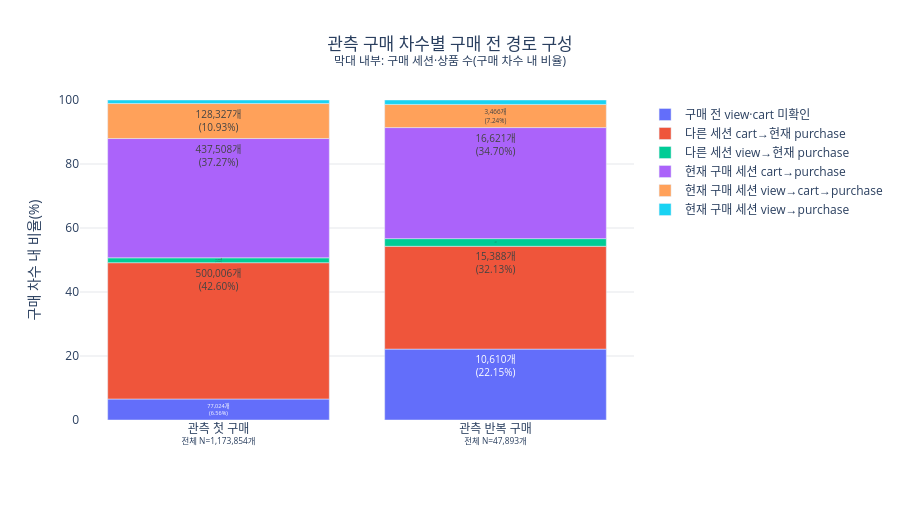

Here is the notebook cell this chart was saved with:
### Code cell
path_chart_data = path_overall.copy()
path_chart_data['표시라벨'] = path_chart_data.apply(
    lambda row: f"{int(row['구매_세션상품수']):,}개<br>({row['구매차수내_비율_pct']:.2f}%)", axis=1
)
path_order_totals = path_chart_data.groupby('구매차수')['구매_세션상품수'].sum()

fig = px.bar(
    path_chart_data,
    x='구매차수',
    y='구매차수내_비율_pct',
    color='구매경로',
    text='표시라벨',
    custom_data=['구매_세션상품수'],
    category_orders={'구매차수': ['관측 첫 구매', '관측 반복 구매']},
    title=(
        '관측 구매 차수별 구매 전 경로 구성<br>'
        '<sup>막대 내부: 구매 세션·상품 수(구매 차수 내 비율)</sup>'
    ),
)
fig.update_traces(
    texttemplate='%{text}',
    textposition='auto',
    textfont_size=10,
    hovertemplate='%{x} · %{fullData.name}<br>%{y:.2f}%<br>%{customdata[0]:,.0f}개<extra></extra>',
)
fig.update_layout(
    title_x=0.5,
    yaxis_title='구매 차수 내 비율(%)',
    xaxis_title='',
    yaxis_range=[0, 100],
    plot_bgcolor='white',
    legend_title_text='',
    height=520,
    margin=dict(t=100, b=100),
)
fig.update_xaxes(
    tickmode='array',
    tickvals=['관측 첫 구매', '관측 반복 구매'],
    ticktext=[
        f'{label}<br><sup>전체 N={int(path_order_totals[label]):,}개</sup>'
        for label in ['관측 첫 구매', '관측 반복 구매']
    ],
)
fig.update_yaxes(gridcolor='#E5E7EB')
fig.show()

### Figure 1 — Plotly figure (JSON) as saved in the notebook; plotly's stock layout.template omitted (floating-point values rounded to 4 significant figures)
{"data": [{"customdata": [[10610], [77024]], "hovertemplate": "%{x} · %{fullData.name}<br>%{y:.2f}%<br>%{customdata[0]:,.0f}개<extra></extra>", "legendgroup": "구매 전 view·cart 미확인", "marker": {"color": "#636efa", "pattern": {"shape": ""}}, "name": "구매 전 view·cart 미확인", "orientation": "v", "showlegend": true, "text": ["10,610개<br>(22.15%)", "77,024개<br>(6.56%)"], "textfont": {"size": 10}, "textposition": "auto", "texttemplate": "%{text}", "type": "bar", "x": ["관측 반복 구매", "관측 첫 구매"], "xaxis": "x", "y": [22.15, 6.562], "yaxis": "y"}, {"customdata": [[15388], [500006]], "hovertemplate": "%{x} · %{fullData.name}<br>%{y:.2f}%<br>%{customdata[0]:,.0f}개<extra></extra>", "legendgroup": "다른 세션 cart→현재 purchase", "marker": {"color": "#EF553B", "pattern": {"shape": ""}}, "name": "다른 세션 cart→현재 purchase", "orientation": "v", "showlegend": true, "text": ["15,388개<br>(32.13%)", "500,006개<br>(42.60%)"], "textfont": {"size": 10}, "textposition": "auto", "texttemplate": "%{text}", "type": "bar", "x": ["관측 반복 구매", "관측 첫 구매"], "xaxis": "x", "y": [32.13, 42.6], "yaxis": "y"}, {"customdata": [[1145], [17982]], "hovertemplate": "%{x} · %{fullData.name}<br>%{y:.2f}%<br>%{customdata[0]:,.0f}개<extra></extra>", "legendgroup": "다른 세션 view→현재 purchase", "marker": {"color": "#00cc96", "pattern": {"shape": ""}}, "name": "다른 세션 view→현재 purchase", "orientation": "v", "showlegend": true, "text": ["1,145개<br>(2.39%)", "17,982개<br>(1.53%)"], "textfont": {"size": 10}, "textposition": "auto", "texttemplate": "%{text}", "type": "bar", "x": ["관측 반복 구매", "관측 첫 구매"], "xaxis": "x", "y": [2.391, 1.532], "yaxis": "y"}, {"customdata": [[16621], [437508]], "hovertemplate": "%{x} · %{fullData.name}<br>%{y:.2f}%<br>%{customdata[0]:,.0f}개<extra></extra>", "legendgroup": "현재 구매 세션 cart→purchase", "marker": {"color": "#ab63fa", "pattern": {"shape": ""}}, "name": "현재 구매 세션 cart→purchase", "orientation": "v", "showlegend": true, "text": ["16,621개<br>(34.70%)", "437,508개<br>(37.27%)"], "textfont": {"size": 10}, "textposition": "auto", "texttemplate": "%{text}", "type": "bar", "x": ["관측 반복 구매", "관측 첫 구매"], "xaxis": "x", "y": [34.7, 37.27], "yaxis": "y"}, {"customdata": [[3466], [128327]], "hovertemplate": "%{x} · %{fullData.name}<br>%{y:.2f}%<br>%{customdata[0]:,.0f}개<extra></extra>", "legendgroup": "현재 구매 세션 view→cart→purchase", "marker": {"color": "#FFA15A", "pattern": {"shape": ""}}, "name": "현재 구매 세션 view→cart→purchase", "orientation": "v", "showlegend": true, "text": ["3,466개<br>(7.24%)", "128,327개<br>(10.93%)"], "textfont": {"size": 10}, "textposition": "auto", "texttemplate": "%{text}", "type": "bar", "x": ["관측 반복 구매", "관측 첫 구매"], "xaxis": "x", "y": [7.237, 10.93], "yaxis": "y"}, {"customdata": [[663], [13007]], "hovertemplate": "%{x} · %{fullData.name}<br>%{y:.2f}%<br>%{customdata[0]:,.0f}개<extra></extra>", "legendgroup": "현재 구매 세션 view→purchase", "marker": {"color": "#19d3f3", "pattern": {"shape": ""}}, "name": "현재 구매 세션 view→purchase", "orientation": "v", "showlegend": true, "text": ["663개<br>(1.38%)", "13,007개<br>(1.11%)"], "textfont": {"size": 10}, "textposition": "auto", "texttemplate": "%{text}", "type": "bar", "x": ["관측 반복 구매", "관측 첫 구매"], "xaxis": "x", "y": [1.384, 1.108], "yaxis": "y"}], "layout": {"barmode": "relative", "height": 520, "legend": {"title": {"text": ""}, "tracegroupgap": 0}, "margin": {"b": 100, "t": 100}, "plot_bgcolor": "white", "title": {"text": "관측 구매 차수별 구매 전 경로 구성<br><sup>막대 내부: 구매 세션·상품 수(구매 차수 내 비율)</sup>", "x": 0.5}, "xaxis": {"anchor": "y", "categoryarray": ["관측 첫 구매", "관측 반복 구매"], "categoryorder": "array", "domain": [0, 1], "tickmode": "array", "ticktext": ["관측 첫 구매<br><sup>전체 N=1,173,854개</sup>", "관측 반복 구매<br><sup>전체 N=47,893개</sup>"], "tickvals": ["관측 첫 구매", "관측 반복 구매"], "title": {"text": ""}}, "yaxis": {"anchor": "x", "domain": [0, 1], "gridcolor": "#E5E7EB", "range": [0, 100], "title": {"text": "구매 차수 내 비율(%)"}}}}
